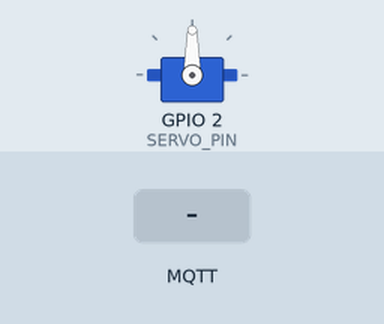
A sketch run on a simulated ESP8266 (Wemos D1 mini). On the bench: servo. The inputs (shaded band) are chosen by the test bench. WiFi joins after 1.5 s; servers stay silent unless stated; random numbers use the default seed unless the sketch sets one; no MQTT or app messages arrive unless stated; what the sketch prints to the serial monitor is not drawn.

Above: at 2.8 s.
2.9 s: MQTT message "left" arrives on the first subscribed topic
At 4.0 s:
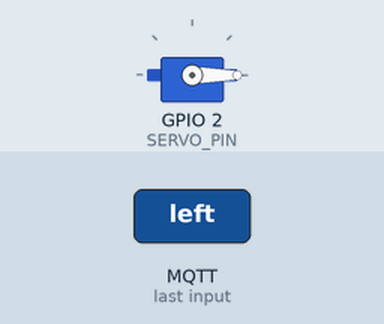
5.1 s: MQTT message "1" arrives on the first subscribed topic
At 5.7 s:
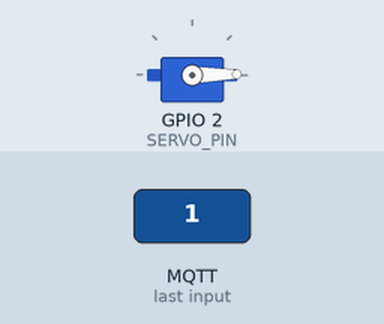
Timing chart, 0 to 8.1 s (numbered marks = the images above; inputs shaded):
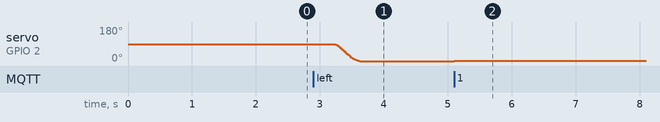

Measured:
- after the input at 2.9 s, servo on GPIO 2 (SERVO_PIN): moves from 90° to 0° over 0.37 s, starting after 0.35 s
- after the input at 5.1 s, servo on GPIO 2 (SERVO_PIN): 0° → 1° at once

The sketch:

esp8266_camera_tracker.ino
```cpp
/*
 * ESP8266 Camera Tracker with Servo Motor
 *
 * This Arduino sketch controls a servo motor to track a person's face
 * based on MQTT commands received from the Python face recognition system.
 *
 * Hardware:
 * - ESP8266 (NodeMCU, Wemos D1 Mini, etc.)
 * - Servo motor (SG90 or similar)
 * - Camera mounted on servo
 *
 * Connections:
 * - Servo Signal -> D4 (GPIO2)
 * - Servo VCC -> 5V
 * - Servo GND -> GND
 *
 * MQTT Topics:
 * - camera/track/horizontal - Receives horizontal position (0-180 degrees)
 * - camera/track/command - Receives movement commands (left, right, center)
 * - camera/status - Publishes current servo position
 */

#include <ESP8266WiFi.h>
#include <PubSubClient.h>
#include <Servo.h>

// ============================================================================
// CONFIGURATION - MODIFY THESE VALUES
// ============================================================================

// WiFi credentials
const char* ssid = "Stay Hydrated";
const char* password = "stayhydratedforlife";

// const char* ssid = "EdNet";
// const char* password = "Huawei@123";

// MQTT Broker settings
const char* mqtt_server = "192.168.8.105";  // Your PC LAN IP (same as src/config.py MQTT_BROKER_HOST)
const int mqtt_port = 1883;
const char* mqtt_user = "";  // Leave empty if no authentication
const char* mqtt_password = "";

// MQTT Topics
const char* topic_horizontal = "camera/track/horizontal";
const char* topic_command = "camera/track/command";
const char* topic_status = "camera/status";

// Servo settings
const int SERVO_PIN = 2;  // GPIO2 = NodeMCU D4; do NOT use GPIO12 (D6) — breaks upload with servo wired
const int SERVO_MIN_ANGLE = 0;
const int SERVO_MAX_ANGLE = 180;
const int SERVO_CENTER_ANGLE = 90;
const int SERVO_STEP_SIZE = 10;  // Degrees per movement command

// Movement — smooth pan/search (no Serial spam in mqtt_callback or loop blocks servo)
const int MOVEMENT_DELAY = 10;      // ms between servo updates
const int SERVO_FAST_STEP = 3;      // degrees per tick when far from target
const int SERVO_MID_STEP = 2;       // degrees per tick when moderately off
const int SERVO_FINE_STEP = 1;      // degrees per tick when nearly there
const int SERVO_MIN_TARGET_DELTA = 1;  // ignore duplicate MQTT targets only

// Debug mode (set false for faster runtime — serial delays slow the servo loop)
#define DEBUG false
const int SERIAL_PRINT_DELAY = 5;

#if DEBUG
void serialPause() { delay(SERIAL_PRINT_DELAY); }
#else
void serialPause() {}
#endif

// ============================================================================
// GLOBAL VARIABLES
// ============================================================================

WiFiClient espClient;
PubSubClient client(espClient);
Servo cameraServo;

int currentAngle = SERVO_CENTER_ANGLE;
int targetAngle = SERVO_CENTER_ANGLE;
unsigned long lastStatusUpdate = 0;
const unsigned long STATUS_UPDATE_INTERVAL = 150;  // Frequent status so Python tracks real angle
unsigned long lastMqttAttempt = 0;
unsigned long lastWifiAttempt = 0;
const unsigned long MQTT_RETRY_MS = 3000;
const unsigned long WIFI_RETRY_MS = 5000;

// ============================================================================
// SETUP
// ============================================================================

void setup() {
  Serial.begin(115200);
  delay(100);

  Serial.println("\n\n=================================");
  Serial.println("ESP8266 Camera Tracker Starting");
  Serial.println("=================================\n");

  // Initialize servo
  cameraServo.attach(SERVO_PIN);
  cameraServo.write(SERVO_CENTER_ANGLE);
  currentAngle = SERVO_CENTER_ANGLE;
  targetAngle = SERVO_CENTER_ANGLE;
  Serial.println("✓ Servo initialized at center position");

  // Connect to WiFi
  setup_wifi();

  // Setup MQTT
  client.setServer(mqtt_server, mqtt_port);
  client.setCallback(mqtt_callback);
  client.setSocketTimeout(15);

  Serial.println("\n✓ Setup complete!");
  Serial.println("Waiting for MQTT commands...\n");
}

// ============================================================================
// WIFI SETUP
// ============================================================================

bool tcpBrokerReachable() {
  WiFiClient probe;
  probe.setTimeout(5000);
  bool ok = probe.connect(mqtt_server, mqtt_port);
  if (ok) {
    probe.stop();
  }
  return ok;
}

void setup_wifi() {
  delay(10);
  Serial.print("Connecting to WiFi: ");
  Serial.println(ssid);

  WiFi.mode(WIFI_STA);
  WiFi.setAutoReconnect(true);
  WiFi.persistent(false);
  WiFi.begin(ssid, password);

  int attempts = 0;
  while (WiFi.status() != WL_CONNECTED && attempts < 60) {
    delay(500);
    Serial.print(".");
    attempts++;
  }

  if (WiFi.status() == WL_CONNECTED) {
    Serial.println("\n✓ WiFi connected!");
    Serial.print("  IP address: ");
    Serial.println(WiFi.localIP());
    Serial.print("  MQTT broker: ");
    Serial.print(mqtt_server);
    Serial.print(":");
    Serial.println(mqtt_port);
    Serial.print("  Signal strength: ");
    Serial.print(WiFi.RSSI());
    Serial.println(" dBm");
  } else {
    Serial.println("\n✗ WiFi connection failed!");
    Serial.println("  Check SSID/password and use 2.4 GHz WiFi (ESP8266 cannot use 5 GHz)");
  }
}

bool ensure_wifi() {
  if (WiFi.status() == WL_CONNECTED) {
    return true;
  }
  unsigned long now = millis();
  if (now - lastWifiAttempt < WIFI_RETRY_MS) {
    return false;
  }
  lastWifiAttempt = now;
  Serial.println("WiFi lost — reconnecting...");
  WiFi.disconnect();
  delay(100);
  WiFi.mode(WIFI_STA);
  WiFi.begin(ssid, password);
  for (int i = 0; i < 40 && WiFi.status() != WL_CONNECTED; i++) {
    delay(250);
  }
  if (WiFi.status() == WL_CONNECTED) {
    Serial.print("✓ WiFi back: ");
    Serial.println(WiFi.localIP());
    return true;
  }
  Serial.println("✗ WiFi still down");
  return false;
}

// ============================================================================
// MQTT RECONNECT
// ============================================================================

void onMqttConnected() {
  client.subscribe(topic_horizontal);
  client.subscribe(topic_command);
  Serial.println("✓ MQTT connected and subscribed");
  publishStatus();
}

void mqttMaintain() {
  if (client.connected()) {
    return;
  }

  unsigned long now = millis();
  if (now - lastMqttAttempt < MQTT_RETRY_MS) {
    return;
  }
  lastMqttAttempt = now;

  if (!ensure_wifi()) {
    return;
  }

  if (!tcpBrokerReachable()) {
    Serial.print("✗ Cannot reach broker ");
    Serial.print(mqtt_server);
    Serial.println(" — run setup_mqtt_broker.bat as Admin on the PC");
    return;
  }

  Serial.print("MQTT connect ");
  Serial.print(mqtt_server);
  Serial.print(":");
  Serial.println(mqtt_port);

  String clientId = "ESP8266_CameraTracker_";
  clientId += String(random(0xffff), HEX);

  if (client.connect(clientId.c_str(), mqtt_user, mqtt_password)) {
    Serial.println("✓ MQTT connected!");
    onMqttConnected();
  } else {
    Serial.print("✗ MQTT failed rc=");
    Serial.print(client.state());
    Serial.print(" WiFi=");
    if (WiFi.status() == WL_CONNECTED) {
      Serial.println(WiFi.localIP());
    } else {
      Serial.println("DOWN");
    }
  }
}

// ============================================================================
// MESSAGE PARSING — plain text or JSON {"angle":N} / {"command":"left"}
// ============================================================================

int parseAngleFromMessage(const String& message) {
  String trimmed = message;
  trimmed.trim();
  if (trimmed.startsWith("{")) {
    int keyPos = trimmed.indexOf("\"angle\"");
    if (keyPos >= 0) {
      int colonPos = trimmed.indexOf(':', keyPos);
      if (colonPos >= 0) {
        return trimmed.substring(colonPos + 1).toInt();
      }
    }
    return -1;
  }
  return trimmed.toInt();
}

String parseCommandFromMessage(const String& message) {
  String trimmed = message;
  trimmed.trim();
  if (trimmed.startsWith("{")) {
    int keyPos = trimmed.indexOf("\"command\"");
    if (keyPos >= 0) {
      int colonPos = trimmed.indexOf(':', keyPos);
      if (colonPos >= 0) {
        int quoteStart = trimmed.indexOf('"', colonPos + 1);
        int quoteEnd = trimmed.indexOf('"', quoteStart + 1);
        if (quoteStart >= 0 && quoteEnd > quoteStart) {
          return trimmed.substring(quoteStart + 1, quoteEnd);
        }
      }
    }
    return "";
  }
  return trimmed;
}

// ============================================================================
// MQTT CALLBACK - Handle incoming messages
// ============================================================================

void mqtt_callback(char* topic, byte* payload, unsigned int length) {
  // Convert payload to string
  String message = "";
  for (unsigned int i = 0; i < length; i++) {
    message += (char)payload[i];
  }

  // Handle horizontal position (degrees) — no Serial here (blocks servo loop)
  if (strcmp(topic, topic_horizontal) == 0) {
    int angle = parseAngleFromMessage(message);
    if (angle >= SERVO_MIN_ANGLE && angle <= SERVO_MAX_ANGLE) {
      if (abs(angle - targetAngle) >= SERVO_MIN_TARGET_DELTA
          || angle == SERVO_MIN_ANGLE || angle == SERVO_MAX_ANGLE) {
        targetAngle = angle;
      }
      if (DEBUG) {
        Serial.print("Target angle: ");
        Serial.println(targetAngle);
        serialPause();
      }
    }
    return;
  }

  // Handle movement commands (left, right, center)
  if (strcmp(topic, topic_command) == 0) {
    String command = parseCommandFromMessage(message);
    command.toLowerCase();

    if (command == "left" || command == "move_left") {
      targetAngle = constrain(currentAngle - SERVO_STEP_SIZE, SERVO_MIN_ANGLE, SERVO_MAX_ANGLE);
    } else if (command == "right" || command == "move_right") {
      targetAngle = constrain(currentAngle + SERVO_STEP_SIZE, SERVO_MIN_ANGLE, SERVO_MAX_ANGLE);
    } else if (command == "center") {
      targetAngle = SERVO_CENTER_ANGLE;
    }
    if (DEBUG) {
      Serial.print("Command ");
      Serial.print(command);
      Serial.print(" -> ");
      Serial.println(targetAngle);
      serialPause();
    }
  }
}

// ============================================================================
// SMOOTH SERVO MOVEMENT
// ============================================================================
int servoStepForDelta(int diff) {
  int ad = abs(diff);
  if (ad > 20) return SERVO_FAST_STEP;
  if (ad > 8) return SERVO_MID_STEP;
  return SERVO_FINE_STEP;
}

void updateServoPosition() {
  if (currentAngle == targetAngle) {
    return;
  }

  int diff = targetAngle - currentAngle;
  int step = servoStepForDelta(diff);
  if (diff > 0) {
    currentAngle = min(currentAngle + step, targetAngle);
  } else {
    currentAngle = max(currentAngle - step, targetAngle);
  }

  cameraServo.write(currentAngle);
  delay(MOVEMENT_DELAY);

  if (currentAngle == targetAngle) {
    if (DEBUG) {
      Serial.print("Movement complete at ");
      Serial.println(currentAngle);
      serialPause();
    }
    publishStatus();
  }
}

// ============================================================================
// PUBLISH STATUS
// ============================================================================

void publishStatus() {
  String status = "{\"angle\":" + String(currentAngle) +
                  ",\"target\":" + String(targetAngle) +
                  ",\"moving\":" + (currentAngle != targetAngle ? "true" : "false") + "}";

  client.publish(topic_status, status.c_str());

  if (DEBUG) {
    Serial.print("📤 Published Status: ");
    Serial.println(status);
    serialPause();
  }
}

// ============================================================================
// MAIN LOOP
// ============================================================================

void loop() {
  mqttMaintain();
  client.loop();

  // Update servo position smoothly
  updateServoPosition();

  // Publish status periodically
  unsigned long now = millis();
  if (now - lastStatusUpdate > STATUS_UPDATE_INTERVAL) {
    publishStatus();
    lastStatusUpdate = now;
  }
}
```
